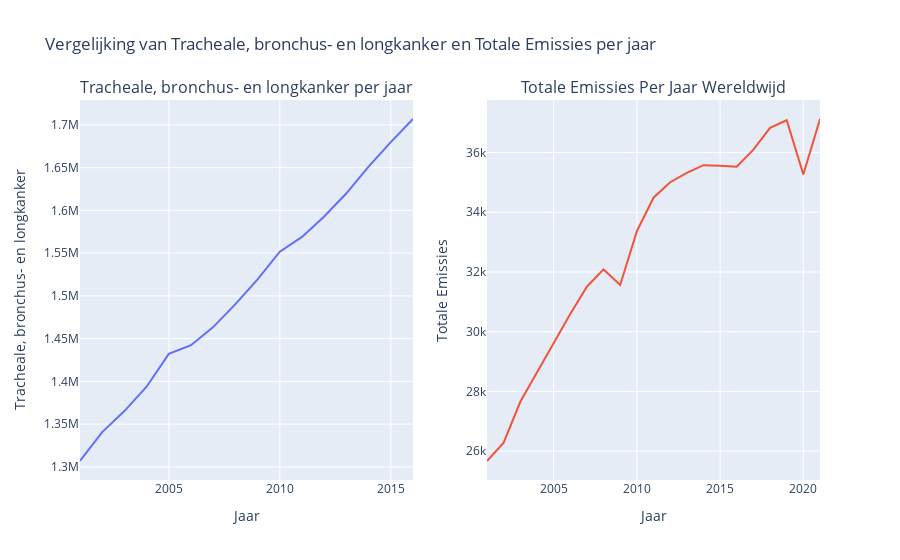

Here is the notebook cell this chart was saved with:
### Markdown cell above
## Fijnstof

Luchtvervuiling en met name fijnstof is een van de grootste veroorzakers van longkanker.

Luchtvervuiling en met name fijnstof, wat veroorzaakt wordt door onvolledige verbranding van fossiele brandstoffen (Cohen & Pope, 1995), is een grote veroorzaker van onder andere longkanker. In 2016 was met 19 procent van alle kanker-gerelateerde overlijdens TBL-kanker (Trachea, bronchiën en longkanker) de grootste doodsoorzaak onder alle kankersoorten (Safiri et al., 2021). De globale uitstoot stijgt, en met die uitstoot dus ook de uitstoot van fijnstof. Dit leidt tot een toename in TBL kanker, hieronder is een aantal grafieken neergezet die goed laten zien wat de uitstoot van fijnstof voor invloed heeft op TBL-kanker.

### Code cell
# importeer gecleande dataframes 
year_lung_cancer = pd.read_csv("csv/df/cancer_cleaned_data.csv")
year_total_emissions = pd.read_csv("csv/df/emissions_cleaned_data.csv")

# Create a subplot figure with 1 row and 2 columns
fig = make_subplots(rows=1, cols=2, subplot_titles=('Tracheale, bronchus- en longkanker per jaar', 'Totale Emissies Per Jaar Wereldwijd'))

# Add the lung cancer data trace to the first subplot
fig.add_trace(go.Scatter(x=year_lung_cancer['Year'], y=year_lung_cancer["Tracheal, bronchus, and lung cancer "],
                         mode='lines', name='Tracheale, bronchus- en longkanker'),
              row=1, col=1)

# Add the total emissions data trace to the second subplot
fig.add_trace(go.Scatter(x=year_total_emissions['Year'], y=year_total_emissions['Total'],
                         mode='lines', name='Totale Emissies'),
              row=1, col=2)

# Update the layout for the entire figure
fig.update_layout(
    title_text='Vergelijking van Tracheale, bronchus- en longkanker en Totale Emissies per jaar',
    showlegend=False
)

# Update x-axis and y-axis titles for each subplot
fig.update_xaxes(title_text='Jaar', row=1, col=1)
fig.update_yaxes(title_text='Tracheale, bronchus- en longkanker', row=1, col=1)
fig.update_xaxes(title_text='Jaar', row=1, col=2)
fig.update_yaxes(title_text='Totale Emissies', row=1, col=2)

# Show the plot
fig.show()

### Figure 1 — Plotly figure (JSON) as saved in the notebook; plotly's stock layout.template omitted (floating-point values rounded to 4 significant figures)
{"data": [{"mode": "lines", "name": "Tracheale, bronchus- en longkanker", "type": "scatter", "x": [2001, 2002, 2003, 2004, 2005, 2006, 2007, 2008, 2009, 2010, 2011, 2012, 2013, 2014, 2015, 2016], "xaxis": "x", "y": [1307000.0, 1341000.0, 1365000.0, 1394000.0, 1432000.0, 1442000.0, 1463000.0, 1490000.0, 1519000.0, 1552000.0, 1569000.0, 1593000.0, 1620000.0, 1651000.0, 1680000.0, 1707000.0], "yaxis": "y"}, {"mode": "lines", "name": "Totale Emissies", "type": "scatter", "x": [2001, 2002, 2003, 2004, 2005, 2006, 2007, 2008, 2009, 2010, 2011, 2012, 2013, 2014, 2015, 2016, 2017, 2018, 2019, 2020, 2021], "xaxis": "x2", "y": [25670.0, 26280.0, 27650.0, 28640.0, 29610.0, 30590.0, 31510.0, 32090.0, 31560.0, 33360.0, 34490.0, 35010.0, 35320.0, 35580.0, 35560.0, 35520.0, 36100.0, 36830.0, 37080.0, 35260.0, 37120.0], "yaxis": "y2"}], "layout": {"annotations": [{"font": {"size": 16}, "showarrow": false, "text": "Tracheale, bronchus- en longkanker per jaar", "x": 0.225, "xanchor": "center", "xref": "paper", "y": 1, "yanchor": "bottom", "yref": "paper"}, {"font": {"size": 16}, "showarrow": false, "text": "Totale Emissies Per Jaar Wereldwijd", "x": 0.775, "xanchor": "center", "xref": "paper", "y": 1, "yanchor": "bottom", "yref": "paper"}], "showlegend": false, "title": {"text": "Vergelijking van Tracheale, bronchus- en longkanker en Totale Emissies per jaar"}, "xaxis": {"anchor": "y", "domain": [0, 0.45], "title": {"text": "Jaar"}}, "xaxis2": {"anchor": "y2", "domain": [0.55, 1], "title": {"text": "Jaar"}}, "yaxis": {"anchor": "x", "domain": [0, 1], "title": {"text": "Tracheale, bronchus- en longkanker"}}, "yaxis2": {"anchor": "x2", "domain": [0, 1], "title": {"text": "Totale Emissies"}}}}
